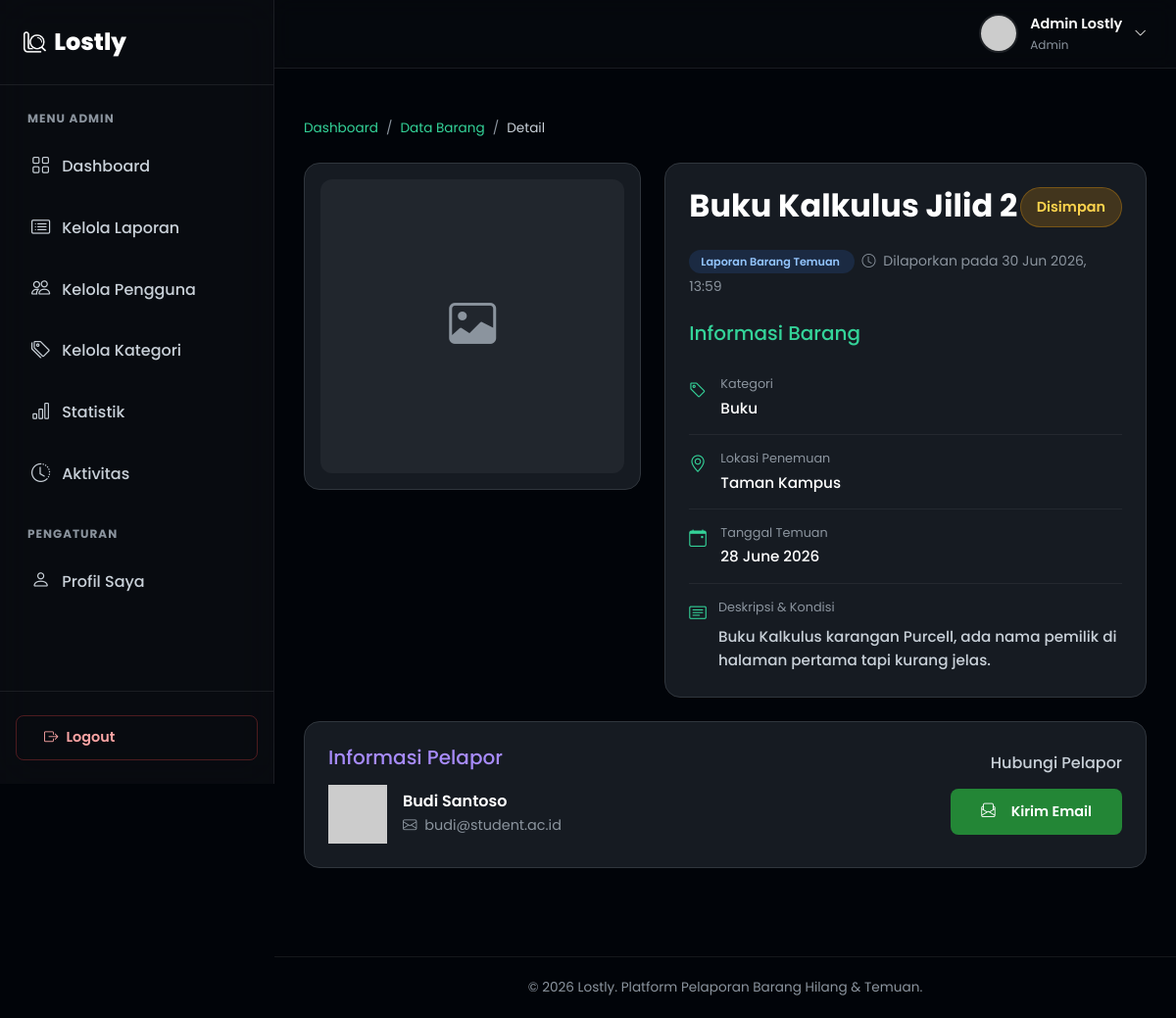
The page /detail_barang.php?id=2&type=temuan (signed in) on the database its author committed.
### tables this page shows
CREATE TABLE IF NOT EXISTS barang_temuan (
    id_temuan INT AUTO_INCREMENT PRIMARY KEY,
    id_user INT NOT NULL,
    nama_barang VARCHAR(150) NOT NULL,
    kategori ENUM('Elektronik', 'Dokumen', 'Aksesoris', 'Pakaian', 'Tas', 'Kunci', 'Buku', 'Lainnya') NOT NULL,
    lokasi VARCHAR(200) NOT NULL,
    tanggal_temuan DATE NOT NULL,
    deskripsi TEXT,
    foto VARCHAR(255) DEFAULT 'no-image.png',
    status ENUM('Disimpan', 'Diklaim', 'Dikembalikan') DEFAULT 'Disimpan',
    created_at TIMESTAMP DEFAULT CURRENT_TIMESTAMP,
    FOREIGN KEY (id_user) REFERENCES users(id_user) ON DELETE CASCADE
);

CREATE TABLE IF NOT EXISTS users (
    id_user INT AUTO_INCREMENT PRIMARY KEY,
    nama VARCHAR(100) NOT NULL,
    email VARCHAR(100) NOT NULL UNIQUE,
    password VARCHAR(255) NOT NULL,
    foto VARCHAR(255) DEFAULT 'default.png',
    role ENUM('user', 'admin') DEFAULT 'user',
    created_at TIMESTAMP DEFAULT CURRENT_TIMESTAMP
);

### session.php (called while the page is built, shortened)
<?php
function getCurrentUser() {
    if (isset($_SESSION['id_user'])) {
        return [
            'id_user' => $_SESSION['id_user'],
            'nama'    => $_SESSION['nama'],
            'email'   => $_SESSION['email'],
            'foto'    => $_SESSION['foto'],
            'role'    => $_SESSION['role']
        ];
    }
    return null;
}
?>

### detail_barang.php (the view, shortened to what this page needs)
<?php
require_once 'session.php';
$id = (int)$_GET['id'];
$type = $_GET['type'];
$current_user_id = $_SESSION['id_user'];
if ($type === 'hilang') {
    $query = "SELECT b.*, u.nama as nama_pelapor, u.email as email_pelapor, u.foto as foto_pelapor,
              'hilang' as tipe, b.tanggal_hilang as tanggal
              FROM barang_hilang b
              JOIN users u ON b.id_user = u.id_user
              WHERE b.id_barang = ?";
} else {
    $query = "SELECT b.*, u.nama as nama_pelapor, u.email as email_pelapor, u.foto as foto_pelapor,
              'temuan' as tipe, b.tanggal_temuan as tanggal
              FROM barang_temuan b
              JOIN users u ON b.id_user = u.id_user
              WHERE b.id_temuan = ?";
}
$stmt = $conn->prepare($query);
$stmt->bind_param("i", $id);
$stmt->execute();
$result = $stmt->get_result();
$item = $result->fetch_assoc();
$is_owner = ($item['id_user'] == $current_user_id);
include 'includes/header.php';
include 'includes/sidebar.php';
include 'includes/topbar.php';
?>
    <div class="container-fluid dashboard-content">
        <nav aria-label="breadcrumb" class="mb-4 animate-on-scroll">
            <ol class="breadcrumb breadcrumb-custom">
                <li class="breadcrumb-item"><a href="dashboard.php">Dashboard</a></li>
                <li class="breadcrumb-item"><a href="data_barang.php">Data Barang</a></li>
                <li class="breadcrumb-item active" aria-current="page">Detail</li>
            </ol>
        </nav>
        <div class="row g-4 justify-content-center">
            <div class="col-lg-5 animate-on-scroll slide-left">
                <div class="detail-card p-3">
                    <?php if ($item['foto'] && $item['foto'] !== 'no-image.png'): ?>
                        <img src="uploads/<?= htmlspecialchars($item['foto']) ?>" alt="<?= htmlspecialchars($item['nama_barang']) ?>" class="detail-image">
                    <?php else: ?>
                        <div class="no-image-placeholder detail-image" style="min-height: 300px; border-radius: var(--radius-md);">
                            <i class="bi bi-image"></i>
                        </div>
                    <?php endif; ?>
                </div>
            </div>
            <div class="col-lg-7 animate-on-scroll slide-right">
                <div class="detail-card p-4 h-100">
                    <div class="d-flex justify-content-between align-items-start mb-3">
                        <h2 style="font-weight: 700; color: var(--text-white);"><?= htmlspecialchars($item['nama_barang']) ?></h2>
                        <span class="badge-status <?= 'badge-' . strtolower($item['status']) ?> px-3 py-2" style="font-size: 0.9rem;">
                            <?= htmlspecialchars($item['status']) ?>
                        </span>
                    </div>
                    <div class="mb-4">
                        <span class="badge-type <?= $item['tipe'] === 'hilang' ? 'badge-type-hilang' : 'badge-type-temuan' ?> me-2">
                            Laporan Barang <?= ucfirst($item['tipe']) ?>
                        </span>
                        <small style="color: var(--text-muted);"><i class="bi bi-clock me-1"></i> Dilaporkan pada <?= date('d M Y, H:i', strtotime($item['created_at'])) ?></small>
                    </div>
                    <h5 class="mb-3" style="color: var(--accent-cyan);">Informasi Barang</h5>
                    <div class="detail-info-item">
                        <i class="bi bi-tag"></i>
                        <div>
                            <div class="info-label">Kategori</div>
                            <div class="info-value"><?= htmlspecialchars($item['kategori']) ?></div>
                        </div>
                    </div>
                    <div class="detail-info-item">
                        <i class="bi bi-geo-alt"></i>
                        <div>
                            <div class="info-label">Lokasi <?= $item['tipe'] === 'hilang' ? 'Terakhir Terlihat' : 'Penemuan' ?></div>
                            <div class="info-value"><?= htmlspecialchars($item['lokasi']) ?></div>
                        </div>
                    </div>
                    <div class="detail-info-item">
                        <i class="bi bi-calendar-event"></i>
                        <div>
                            <div class="info-label">Tanggal <?= ucfirst($item['tipe']) ?></div>
                            <div class="info-value"><?= date('d F Y', strtotime($item['tanggal'])) ?></div>
                        </div>
                    </div>
                    <div class="detail-info-item border-0 pb-0">
                        <i class="bi bi-card-text"></i>
                        <div>
                            <div class="info-label">Deskripsi & Kondisi</div>
                            <div class="info-value mt-2" style="line-height: 1.6; color: var(--text-light);">
                                <?= nl2br(htmlspecialchars($item['deskripsi'])) ?>
                            </div>
                        </div>
                    </div>
                </div>
            </div>
            <div class="col-12 animate-on-scroll">
                <div class="detail-card p-4">
                    <div class="row align-items-center">
                        <div class="col-md-7 mb-4 mb-md-0">
                            <h5 class="mb-3" style="color: var(--accent-purple);">Informasi Pelapor</h5>
                            <div class="d-flex align-items-center gap-3">
                                <img src="uploads/<?= htmlspecialchars($item['foto_pelapor']) ?>" alt="Avatar" class="user-avatar" style="width: 60px; height: 60px;"
                                     onerror="this.src='https://ui-avatars.com/api/?name=<?= urlencode($item['nama_pelapor']) ?>&background=3B82F6&color=fff'">
                                <div>
                                    <h6 class="mb-1 text-white" style="font-weight: 600;"><?= htmlspecialchars($item['nama_pelapor']) ?></h6>
                                    <div style="font-size: 0.9rem; color: var(--text-muted);">
                                        <i class="bi bi-envelope me-1"></i> <?= htmlspecialchars($item['email_pelapor']) ?>
                                    </div>
                                </div>
                            </div>
                        </div>
                        <div class="col-md-5 text-md-end border-md-start" style="border-color: rgba(255,255,255,0.1) !important; padding-left: 1.5rem;">
                            <?php if ($is_owner): ?>
                                <h6 class="mb-3" style="color: var(--text-light);">Aksi Anda</h6>
                                <div class="d-flex gap-2 justify-content-md-end flex-wrap">
                                    <a href="edit_barang.php?id=<?= $id ?>&type=<?= $type ?>" class="btn btn-outline-glass btn-sm-gradient">
                                        <i class="bi bi-pencil-square me-1"></i> Edit Data
                                    </a>
                                    <button type="button" class="btn btn-sm btn-gradient" style="background: linear-gradient(135deg, #EF4444, #B91C1C);"
                                            onclick="confirmDelete(<?= $id ?>, '<?= $type ?>')">
                                        <i class="bi bi-trash me-1"></i> Hapus
                                    </button>
                                </div>
                            <?php else: ?>
                                <h6 class="mb-3" style="color: var(--text-light);">Hubungi Pelapor</h6>
                                <a href="mailto:<?= htmlspecialchars($item['email_pelapor']) ?>?subject=Terkait Laporan <?= ucfirst($item['tipe']) ?>: <?= htmlspecialchars($item['nama_barang']) ?>" class="btn btn-gradient">
                                    <i class="bi bi-envelope-paper me-2"></i> Kirim Email
                                </a>
                            <?php endif; ?>
                        </div>
                    </div>
                </div>
            </div>
        </div>
    </div>
<?php include 'includes/footer.php'; ?>

### includes/header.php (shortened to what this page needs)
<!DOCTYPE html>
<html lang="id">
<head>
    <link href="https://cdn.jsdelivr.net/npm/bootstrap@5.3.0/dist/css/bootstrap.min.css" rel="stylesheet">
    <link href="https://cdn.jsdelivr.net/npm/bootstrap-icons@1.11.0/font/bootstrap-icons.css" rel="stylesheet">
    <link href="https://cdn.jsdelivr.net/npm/sweetalert2@11/dist/sweetalert2.min.css" rel="stylesheet">
    <link href="style/style.css" rel="stylesheet">
</head>
<body class="page-internal">
    <div class="app-wrapper">

### includes/sidebar.php (shortened to what this page needs)
<?php
$current_page = basename($_SERVER['PHP_SELF']);
?>
<aside class="sidebar" id="sidebar">
    <div class="sidebar-header">
        <a href="<?= isset($_SESSION['role']) && $_SESSION['role'] === 'admin' ? 'admin_dashboard.php' : 'dashboard.php' ?>" class="sidebar-brand">
            <img src="img/logo.png" class="logo-img" alt="Lostly Logo" style="filter:brightness(0) invert(1);"> Lostly
        </a>
    </div>
    <div class="sidebar-nav">
        <?php if (isset($_SESSION['role']) && $_SESSION['role'] === 'admin'): ?>
            <div class="sidebar-nav-title">Menu Admin</div>
            <a href="admin_dashboard.php" class="sidebar-link <?= $current_page == 'admin_dashboard.php' ? 'active' : '' ?>">
                <i class="bi bi-grid"></i> Dashboard
            </a>
            <a href="admin_laporan.php" class="sidebar-link <?= $current_page == 'admin_laporan.php' ? 'active' : '' ?>">
                <i class="bi bi-card-list"></i> Kelola Laporan
            </a>
            <a href="admin_pengguna.php" class="sidebar-link <?= $current_page == 'admin_pengguna.php' ? 'active' : '' ?>">
                <i class="bi bi-people"></i> Kelola Pengguna
            </a>
            <a href="admin_kategori.php" class="sidebar-link <?= $current_page == 'admin_kategori.php' ? 'active' : '' ?>">
                <i class="bi bi-tags"></i> Kelola Kategori
            </a>
            <a href="admin_statistik.php" class="sidebar-link <?= $current_page == 'admin_statistik.php' ? 'active' : '' ?>">
                <i class="bi bi-bar-chart"></i> Statistik
            </a>
            <a href="admin_aktivitas.php" class="sidebar-link <?= $current_page == 'admin_aktivitas.php' ? 'active' : '' ?>">
                <i class="bi bi-clock-history"></i> Aktivitas
            </a>
            <div class="sidebar-nav-title mt-4">Pengaturan</div>
            <a href="profil.php" class="sidebar-link <?= $current_page == 'profil.php' ? 'active' : '' ?>">
                <i class="bi bi-person"></i> Profil Saya
            </a>
        <?php endif; ?>
    </div>
    <div class="sidebar-footer">
        <button onclick="confirmLogout()" class="btn btn-outline-glass w-100" style="color: #FCA5A5; border-color: rgba(239, 68, 68, 0.3);">
            <i class="bi bi-box-arrow-right"></i> Logout
        </button>
    </div>
</aside>

### includes/topbar.php (shortened to what this page needs)
<?php
if (!isset($user)) {
    $user = getCurrentUser();
}
?>
<div class="main-content">
    <header class="topbar">
        <div class="topbar-right">
            <div class="dropdown">
                <div class="topbar-user" data-bs-toggle="dropdown" aria-expanded="false">
                    <img src="uploads/<?= htmlspecialchars($user['foto']) ?>" alt="Avatar"
                         onerror="this.src='https://ui-avatars.com/api/?name=<?= urlencode($user['nama']) ?>&background=3B82F6&color=fff'">
                    <div class="topbar-user-info">
                        <span><?= htmlspecialchars($user['nama']) ?></span>
                        <small><?= ucfirst(htmlspecialchars($user['role'])) ?></small>
                    </div>
                    <i class="bi bi-chevron-down d-none d-md-block text-white" style="font-size: 0.8rem;"></i>
                </div>
            </div>
        </div>
    </header>
    <div class="content-body">

### includes/footer.php (shortened to what this page needs)
    </div>
    <footer class="app-footer">
        &copy; <?= date('Y') ?> Lostly. Platform Pelaporan Barang Hilang & Temuan.
    </footer>
</div>
</div>
</body>
</html>

### rows shown on the page
barang_temuan: nama_barang "Buku Kalkulus Jilid 2", status "Disimpan", created_at "30 Jun 2026, 13:59", kategori "Buku", lokasi "Taman Kampus", tanggal_temuan "28 June 2026", deskripsi "Buku Kalkulus karangan Purcell, ada nama pemilik di halaman pertama tapi kurang jelas.", id_user.nama "Budi Santoso", id_user.email "budi@student.ac.id"

### other values the page prints
$user['nama'] "Admin Lostly"
$user['role'] "Admin"
$item['tipe'] "Temuan"
